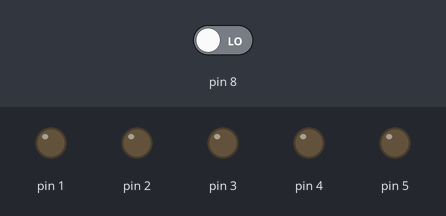
Bench run of a sketch on a simulated Arduino Uno, built with avr-gcc and run on an emulated ATmega328P. Shown: output pins drawn as LEDs (lit = HIGH). Inputs (shaded band) come from the test bench; at power-on: pin 8 LOW.

Above: at 6.8 s.
6.9 s: pin 8 driven HIGH
At 10.1 s:
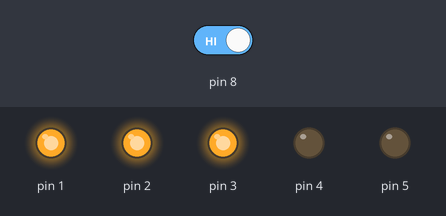
10.8 s: pin 8 driven LOW
At 12.4 s:
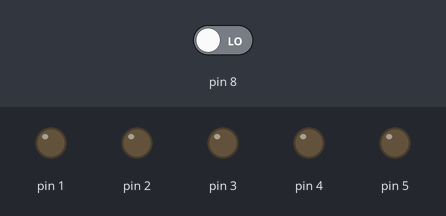
Timing chart, 0 to 13.9 s (numbered marks = the images above; inputs shaded):
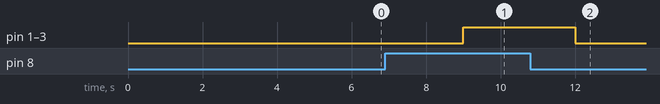

Measured:
- after the input at 6.9 s, pin 1–3: LOW → HIGH after 2.1 s
- after the input at 10.8 s, pin 1–3: HIGH → LOW after 1.2 s

The sketch:

sound_mover.ino
```cpp
void setup() {
    for(int i=1; i<6; i++)
        pinMode(i, 0x1);
        pinMode(A0, 0x0);
}
void loop() {
    int soundStatus = digitalRead(8);
    if(soundStatus) {
        for(int i=1; i<4; i++)
            digitalWrite(i, 1);
        digitalWrite(4, 0);
        digitalWrite(5, 0);
    } else {
        for(int i=1; i<6; i++)
            digitalWrite(i, 0);
    }
    delay(3000);
}
```

ledonoff.ino
```cpp

```

photofobic.ino
```cpp

```
